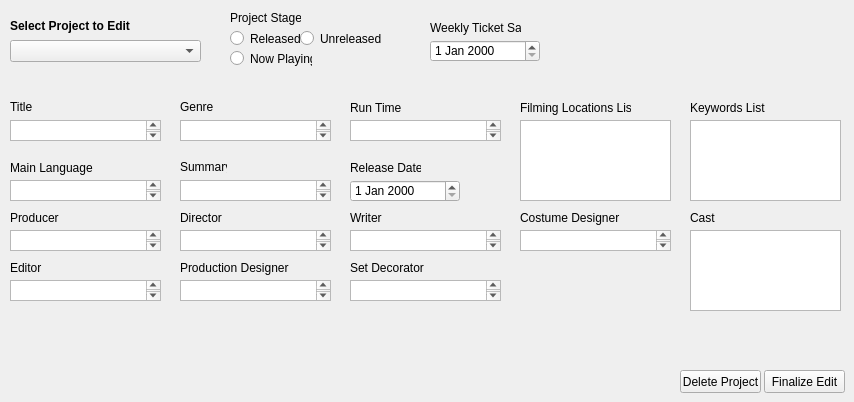
    <widget class="QWidget" name="editProjectTab">
     <attribute name="title">
      <string>Edit</string>
     </attribute>
     <widget class="QLabel" name="label_37">
      <property name="geometry">
       <rect>
        <x>10</x>
        <y>10</y>
        <width>171</width>
        <height>31</height>
       </rect>
      </property>
      <property name="font">
       <font>
        <weight>75</weight>
        <bold>true</bold>
       </font>
      </property>
      <property name="text">
       <string>Select Project to Edit</string>
      </property>
      <property name="wordWrap">
       <bool>true</bool>
      </property>
     </widget>
     <widget class="QComboBox" name="EditProjectList">
      <property name="geometry">
       <rect>
        <x>10</x>
        <y>40</y>
        <width>191</width>
        <height>22</height>
       </rect>
      </property>
     </widget>
     <widget class="QPushButton" name="finalizedEditButton">
      <property name="geometry">
       <rect>
        <x>764</x>
        <y>370</y>
        <width>81</width>
        <height>23</height>
       </rect>
      </property>
      <property name="text">
       <string>Finalize Edit</string>
      </property>
     </widget>
     <widget class="QLabel" name="label_16">
      <property name="geometry">
       <rect>
        <x>230</x>
        <y>10</y>
        <width>71</width>
        <height>16</height>
       </rect>
      </property>
      <property name="text">
       <string>Project Stage</string>
      </property>
     </widget>
     <widget class="QLabel" name="label_38">
      <property name="geometry">
       <rect>
        <x>520</x>
        <y>100</y>
        <width>111</width>
        <height>16</height>
       </rect>
      </property>
      <property name="text">
       <string>Filming Locations List</string>
      </property>
     </widget>
     <widget class="QLabel" name="label_39">
      <property name="geometry">
       <rect>
        <x>350</x>
        <y>160</y>
        <width>71</width>
        <height>16</height>
       </rect>
      </property>
      <property name="text">
       <string>Release Date</string>
      </property>
     </widget>
     <widget class="QLabel" name="label_40">
      <property name="geometry">
       <rect>
        <x>690</x>
        <y>210</y>
        <width>111</width>
        <height>16</height>
       </rect>
      </property>
      <property name="text">
       <string>Cast</string>
      </property>
     </widget>
     <widget class="QLabel" name="label_41">
      <property name="geometry">
       <rect>
        <x>180</x>
        <y>160</y>
        <width>47</width>
        <height>13</height>
       </rect>
      </property>
      <property name="text">
       <string>Summary</string>
      </property>
     </widget>
     <widget class="QTextEdit" name="textDirector_Edit">
      <property name="geometry">
       <rect>
        <x>180</x>
        <y>230</y>
        <width>151</width>
        <height>21</height>
       </rect>
      </property>
      <property name="html">
       <string>&lt;!DOCTYPE HTML PUBLIC &quot;-//W3C//DTD HTML 4.0//EN&quot; &quot;http://www.w3.org/TR/REC-html40/strict.dtd&quot;&gt;
&lt;html&gt;&lt;head&gt;&lt;meta name=&quot;qrichtext&quot; content=&quot;1&quot; /&gt;&lt;style type=&quot;text/css&quot;&gt;
p, li { white-space: pre-wrap; }
&lt;/style&gt;&lt;/head&gt;&lt;body style=&quot; font-family:'MS Shell Dlg 2'; font-size:8.1pt; font-weight:400; font-style:normal;&quot;&gt;
&lt;p style=&quot;-qt-paragraph-type:empty; margin-top:0px; margin-bottom:0px; margin-left:0px; margin-right:0px; -qt-block-indent:0; text-indent:0px; font-size:8.25pt;&quot;&gt;&lt;br /&gt;&lt;/p&gt;&lt;/body&gt;&lt;/html&gt;</string>
      </property>
     </widget>
     <widget class="QLabel" name="label_42">
      <property name="geometry">
       <rect>
        <x>10</x>
        <y>260</y>
        <width>111</width>
        <height>16</height>
       </rect>
      </property>
      <property name="text">
       <string>Editor</string>
      </property>
     </widget>
     <widget class="QLabel" name="label_43">
      <property name="geometry">
       <rect>
        <x>690</x>
        <y>100</y>
        <width>111</width>
        <height>16</height>
       </rect>
      </property>
      <property name="text">
       <string>Keywords List</string>
      </property>
     </widget>
     <widget class="QRadioButton" name="radioPlaying_Edit">
      <property name="geometry">
       <rect>
        <x>230</x>
        <y>50</y>
        <width>82</width>
        <height>17</height>
       </rect>
      </property>
      <property name="text">
       <string>Now Playing</string>
      </property>
     </widget>
     <widget class="QTextEdit" name="textCostumeDesigner_Edit">
      <property name="geometry">
       <rect>
        <x>520</x>
        <y>230</y>
        <width>151</width>
        <height>21</height>
       </rect>
      </property>
      <property name="html">
       <string>&lt;!DOCTYPE HTML PUBLIC &quot;-//W3C//DTD HTML 4.0//EN&quot; &quot;http://www.w3.org/TR/REC-html40/strict.dtd&quot;&gt;
&lt;html&gt;&lt;head&gt;&lt;meta name=&quot;qrichtext&quot; content=&quot;1&quot; /&gt;&lt;style type=&quot;text/css&quot;&gt;
p, li { white-space: pre-wrap; }
&lt;/style&gt;&lt;/head&gt;&lt;body style=&quot; font-family:'MS Shell Dlg 2'; font-size:8.1pt; font-weight:400; font-style:normal;&quot;&gt;
&lt;p style=&quot;-qt-paragraph-type:empty; margin-top:0px; margin-bottom:0px; margin-left:0px; margin-right:0px; -qt-block-indent:0; text-indent:0px; font-size:8.25pt;&quot;&gt;&lt;br /&gt;&lt;/p&gt;&lt;/body&gt;&lt;/html&gt;</string>
      </property>
     </widget>
     <widget class="QTextEdit" name="textWriter_Edit">
      <property name="geometry">
       <rect>
        <x>350</x>
        <y>230</y>
        <width>151</width>
        <height>21</height>
       </rect>
      </property>
      <property name="html">
       <string>&lt;!DOCTYPE HTML PUBLIC &quot;-//W3C//DTD HTML 4.0//EN&quot; &quot;http://www.w3.org/TR/REC-html40/strict.dtd&quot;&gt;
&lt;html&gt;&lt;head&gt;&lt;meta name=&quot;qrichtext&quot; content=&quot;1&quot; /&gt;&lt;style type=&quot;text/css&quot;&gt;
p, li { white-space: pre-wrap; }
&lt;/style&gt;&lt;/head&gt;&lt;body style=&quot; font-family:'MS Shell Dlg 2'; font-size:8.1pt; font-weight:400; font-style:normal;&quot;&gt;
&lt;p style=&quot;-qt-paragraph-type:empty; margin-top:0px; margin-bottom:0px; margin-left:0px; margin-right:0px; -qt-block-indent:0; text-indent:0px; font-size:8.25pt;&quot;&gt;&lt;br /&gt;&lt;/p&gt;&lt;/body&gt;&lt;/html&gt;</string>
      </property>
     </widget>
     <widget class="QTextEdit" name="textSetDecorator_Edit">
      <property name="geometry">
       <rect>
        <x>350</x>
        <y>280</y>
        <width>151</width>
        <height>21</height>
       </rect>
      </property>
      <property name="html">
       <string>&lt;!DOCTYPE HTML PUBLIC &quot;-//W3C//DTD HTML 4.0//EN&quot; &quot;http://www.w3.org/TR/REC-html40/strict.dtd&quot;&gt;
&lt;html&gt;&lt;head&gt;&lt;meta name=&quot;qrichtext&quot; content=&quot;1&quot; /&gt;&lt;style type=&quot;text/css&quot;&gt;
p, li { white-space: pre-wrap; }
&lt;/style&gt;&lt;/head&gt;&lt;body style=&quot; font-family:'MS Shell Dlg 2'; font-size:8.1pt; font-weight:400; font-style:normal;&quot;&gt;
&lt;p style=&quot;-qt-paragraph-type:empty; margin-top:0px; margin-bottom:0px; margin-left:0px; margin-right:0px; -qt-block-indent:0; text-indent:0px; font-size:8.25pt;&quot;&gt;&lt;br /&gt;&lt;/p&gt;&lt;/body&gt;&lt;/html&gt;</string>
      </property>
     </widget>
     <widget class="QLabel" name="label_44">
      <property name="geometry">
       <rect>
        <x>10</x>
        <y>100</y>
        <width>47</width>
        <height>13</height>
       </rect>
      </property>
      <property name="text">
       <string>Title</string>
      </property>
     </widget>
     <widget class="QTextEdit" name="textTitle_Edit">
      <property name="geometry">
       <rect>
        <x>10</x>
        <y>120</y>
        <width>151</width>
        <height>21</height>
       </rect>
      </property>
      <property name="html">
       <string>&lt;!DOCTYPE HTML PUBLIC &quot;-//W3C//DTD HTML 4.0//EN&quot; &quot;http://www.w3.org/TR/REC-html40/strict.dtd&quot;&gt;
&lt;html&gt;&lt;head&gt;&lt;meta name=&quot;qrichtext&quot; content=&quot;1&quot; /&gt;&lt;style type=&quot;text/css&quot;&gt;
p, li { white-space: pre-wrap; }
&lt;/style&gt;&lt;/head&gt;&lt;body style=&quot; font-family:'MS Shell Dlg 2'; font-size:8.1pt; font-weight:400; font-style:normal;&quot;&gt;
&lt;p style=&quot;-qt-paragraph-type:empty; margin-top:0px; margin-bottom:0px; margin-left:0px; margin-right:0px; -qt-block-indent:0; text-indent:0px; font-size:8.25pt;&quot;&gt;&lt;br /&gt;&lt;/p&gt;&lt;/body&gt;&lt;/html&gt;</string>
      </property>
     </widget>
     <widget class="QDateEdit" name="dateEditRelease_2">
      <property name="geometry">
       <rect>
        <x>350</x>
        <y>180</y>
        <width>110</width>
        <height>22</height>
       </rect>
      </property>
     </widget>
     <widget class="QTextEdit" name="textCastList_Edit">
      <property name="geometry">
       <rect>
        <x>690</x>
        <y>230</y>
        <width>151</width>
        <height>81</height>
       </rect>
      </property>
      <property name="html">
       <string>&lt;!DOCTYPE HTML PUBLIC &quot;-//W3C//DTD HTML 4.0//EN&quot; &quot;http://www.w3.org/TR/REC-html40/strict.dtd&quot;&gt;
&lt;html&gt;&lt;head&gt;&lt;meta name=&quot;qrichtext&quot; content=&quot;1&quot; /&gt;&lt;style type=&quot;text/css&quot;&gt;
p, li { white-space: pre-wrap; }
&lt;/style&gt;&lt;/head&gt;&lt;body style=&quot; font-family:'MS Shell Dlg 2'; font-size:8.1pt; font-weight:400; font-style:normal;&quot;&gt;
&lt;p style=&quot;-qt-paragraph-type:empty; margin-top:0px; margin-bottom:0px; margin-left:0px; margin-right:0px; -qt-block-indent:0; text-indent:0px; font-size:8.25pt;&quot;&gt;&lt;br /&gt;&lt;/p&gt;&lt;/body&gt;&lt;/html&gt;</string>
      </property>
     </widget>
     <widget class="QRadioButton" name="radioReleased_Edit">
      <property name="geometry">
       <rect>
        <x>230</x>
        <y>30</y>
        <width>82</width>
        <height>17</height>
       </rect>
      </property>
      <property name="text">
       <string>Released</string>
      </property>
     </widget>
     <widget class="QTextEdit" name="textMainLanguage_Edit">
      <property name="geometry">
       <rect>
        <x>10</x>
        <y>180</y>
        <width>151</width>
        <height>21</height>
       </rect>
      </property>
      <property name="html">
       <string>&lt;!DOCTYPE HTML PUBLIC &quot;-//W3C//DTD HTML 4.0//EN&quot; &quot;http://www.w3.org/TR/REC-html40/strict.dtd&quot;&gt;
&lt;html&gt;&lt;head&gt;&lt;meta name=&quot;qrichtext&quot; content=&quot;1&quot; /&gt;&lt;style type=&quot;text/css&quot;&gt;
p, li { white-space: pre-wrap; }
&lt;/style&gt;&lt;/head&gt;&lt;body style=&quot; font-family:'MS Shell Dlg 2'; font-size:8.1pt; font-weight:400; font-style:normal;&quot;&gt;
&lt;p style=&quot;-qt-paragraph-type:empty; margin-top:0px; margin-bottom:0px; margin-left:0px; margin-right:0px; -qt-block-indent:0; text-indent:0px; font-size:8.25pt;&quot;&gt;&lt;br /&gt;&lt;/p&gt;&lt;/body&gt;&lt;/html&gt;</string>
      </property>
     </widget>
     <widget class="QLabel" name="label_46">
      <property name="geometry">
       <rect>
        <x>350</x>
        <y>100</y>
        <width>91</width>
        <height>16</height>
       </rect>
      </property>
      <property name="text">
       <string>Run Time</string>
      </property>
     </widget>
     <widget class="QTextEdit" name="textFilmLocationList_Edit">
      <property name="geometry">
       <rect>
        <x>520</x>
        <y>120</y>
        <width>151</width>
        <height>81</height>
       </rect>
      </property>
      <property name="html">
       <string>&lt;!DOCTYPE HTML PUBLIC &quot;-//W3C//DTD HTML 4.0//EN&quot; &quot;http://www.w3.org/TR/REC-html40/strict.dtd&quot;&gt;
&lt;html&gt;&lt;head&gt;&lt;meta name=&quot;qrichtext&quot; content=&quot;1&quot; /&gt;&lt;style type=&quot;text/css&quot;&gt;
p, li { white-space: pre-wrap; }
&lt;/style&gt;&lt;/head&gt;&lt;body style=&quot; font-family:'MS Shell Dlg 2'; font-size:8.1pt; font-weight:400; font-style:normal;&quot;&gt;
&lt;p style=&quot;-qt-paragraph-type:empty; margin-top:0px; margin-bottom:0px; margin-left:0px; margin-right:0px; -qt-block-indent:0; text-indent:0px; font-size:8.25pt;&quot;&gt;&lt;br /&gt;&lt;/p&gt;&lt;/body&gt;&lt;/html&gt;</string>
      </property>
     </widget>
     <widget class="QTextEdit" name="textEditor_Edit">
      <property name="geometry">
       <rect>
        <x>10</x>
        <y>280</y>
        <width>151</width>
        <height>21</height>
       </rect>
      </property>
      <property name="html">
       <string>&lt;!DOCTYPE HTML PUBLIC &quot;-//W3C//DTD HTML 4.0//EN&quot; &quot;http://www.w3.org/TR/REC-html40/strict.dtd&quot;&gt;
&lt;html&gt;&lt;head&gt;&lt;meta name=&quot;qrichtext&quot; content=&quot;1&quot; /&gt;&lt;style type=&quot;text/css&quot;&gt;
p, li { white-space: pre-wrap; }
&lt;/style&gt;&lt;/head&gt;&lt;body style=&quot; font-family:'MS Shell Dlg 2'; font-size:8.1pt; font-weight:400; font-style:normal;&quot;&gt;
&lt;p style=&quot;-qt-paragraph-type:empty; margin-top:0px; margin-bottom:0px; margin-left:0px; margin-right:0px; -qt-block-indent:0; text-indent:0px; font-size:8.25pt;&quot;&gt;&lt;br /&gt;&lt;/p&gt;&lt;/body&gt;&lt;/html&gt;</string>
      </property>
     </widget>
     <widget class="QLabel" name="label_47">
      <property name="geometry">
       <rect>
        <x>180</x>
        <y>210</y>
        <width>111</width>
        <height>16</height>
       </rect>
      </property>
      <property name="text">
       <string>Director</string>
      </property>
     </widget>
     <widget class="QLabel" name="label_48">
      <property name="geometry">
       <rect>
        <x>350</x>
        <y>260</y>
        <width>111</width>
        <height>16</height>
       </rect>
      </property>
      <property name="text">
       <string>Set Decorator</string>
      </property>
     </widget>
     <widget class="QTextEdit" name="textRunTime_Edit">
      <property name="geometry">
       <rect>
        <x>350</x>
        <y>120</y>
        <width>151</width>
        <height>21</height>
       </rect>
      </property>
      <property name="html">
       <string>&lt;!DOCTYPE HTML PUBLIC &quot;-//W3C//DTD HTML 4.0//EN&quot; &quot;http://www.w3.org/TR/REC-html40/strict.dtd&quot;&gt;
&lt;html&gt;&lt;head&gt;&lt;meta name=&quot;qrichtext&quot; content=&quot;1&quot; /&gt;&lt;style type=&quot;text/css&quot;&gt;
p, li { white-space: pre-wrap; }
&lt;/style&gt;&lt;/head&gt;&lt;body style=&quot; font-family:'MS Shell Dlg 2'; font-size:8.1pt; font-weight:400; font-style:normal;&quot;&gt;
&lt;p style=&quot;-qt-paragraph-type:empty; margin-top:0px; margin-bottom:0px; margin-left:0px; margin-right:0px; -qt-block-indent:0; text-indent:0px; font-size:8.25pt;&quot;&gt;&lt;br /&gt;&lt;/p&gt;&lt;/body&gt;&lt;/html&gt;</string>
      </property>
     </widget>
     <widget class="QTextEdit" name="textGenre_Edit">
      <property name="geometry">
       <rect>
        <x>180</x>
        <y>120</y>
        <width>151</width>
        <height>21</height>
       </rect>
      </property>
      <property name="html">
       <string>&lt;!DOCTYPE HTML PUBLIC &quot;-//W3C//DTD HTML 4.0//EN&quot; &quot;http://www.w3.org/TR/REC-html40/strict.dtd&quot;&gt;
&lt;html&gt;&lt;head&gt;&lt;meta name=&quot;qrichtext&quot; content=&quot;1&quot; /&gt;&lt;style type=&quot;text/css&quot;&gt;
p, li { white-space: pre-wrap; }
&lt;/style&gt;&lt;/head&gt;&lt;body style=&quot; font-family:'MS Shell Dlg 2'; font-size:8.1pt; font-weight:400; font-style:normal;&quot;&gt;
&lt;p style=&quot;-qt-paragraph-type:empty; margin-top:0px; margin-bottom:0px; margin-left:0px; margin-right:0px; -qt-block-indent:0; text-indent:0px; font-size:8.25pt;&quot;&gt;&lt;br /&gt;&lt;/p&gt;&lt;/body&gt;&lt;/html&gt;</string>
      </property>
     </widget>
     <widget class="QTextEdit" name="textProducer_Edit">
      <property name="geometry">
       <rect>
        <x>10</x>
        <y>230</y>
        <width>151</width>
        <height>21</height>
       </rect>
      </property>
      <property name="html">
       <string>&lt;!DOCTYPE HTML PUBLIC &quot;-//W3C//DTD HTML 4.0//EN&quot; &quot;http://www.w3.org/TR/REC-html40/strict.dtd&quot;&gt;
&lt;html&gt;&lt;head&gt;&lt;meta name=&quot;qrichtext&quot; content=&quot;1&quot; /&gt;&lt;style type=&quot;text/css&quot;&gt;
p, li { white-space: pre-wrap; }
&lt;/style&gt;&lt;/head&gt;&lt;body style=&quot; font-family:'MS Shell Dlg 2'; font-size:8.1pt; font-weight:400; font-style:normal;&quot;&gt;
&lt;p style=&quot;-qt-paragraph-type:empty; margin-top:0px; margin-bottom:0px; margin-left:0px; margin-right:0px; -qt-block-indent:0; text-indent:0px; font-size:8.25pt;&quot;&gt;&lt;br /&gt;&lt;/p&gt;&lt;/body&gt;&lt;/html&gt;</string>
      </property>
     </widget>
     <widget class="QLabel" name="label_49">
      <property name="geometry">
       <rect>
        <x>180</x>
        <y>100</y>
        <width>47</width>
        <height>13</height>
       </rect>
      </property>
      <property name="text">
       <string>Genre</string>
      </property>
     </widget>
     <widget class="QTextEdit" name="textKeywordsList_Edit">
      <property name="geometry">
       <rect>
        <x>690</x>
        <y>120</y>
        <width>151</width>
        <height>81</height>
       </rect>
      </property>
      <property name="html">
       <string>&lt;!DOCTYPE HTML PUBLIC &quot;-//W3C//DTD HTML 4.0//EN&quot; &quot;http://www.w3.org/TR/REC-html40/strict.dtd&quot;&gt;
&lt;html&gt;&lt;head&gt;&lt;meta name=&quot;qrichtext&quot; content=&quot;1&quot; /&gt;&lt;style type=&quot;text/css&quot;&gt;
p, li { white-space: pre-wrap; }
&lt;/style&gt;&lt;/head&gt;&lt;body style=&quot; font-family:'MS Shell Dlg 2'; font-size:8.1pt; font-weight:400; font-style:normal;&quot;&gt;
&lt;p style=&quot;-qt-paragraph-type:empty; margin-top:0px; margin-bottom:0px; margin-left:0px; margin-right:0px; -qt-block-indent:0; text-indent:0px; font-size:8.25pt;&quot;&gt;&lt;br /&gt;&lt;/p&gt;&lt;/body&gt;&lt;/html&gt;</string>
      </property>
     </widget>
     <widget class="QRadioButton" name="radioUnreleased_Edit">
      <property name="geometry">
       <rect>
        <x>300</x>
        <y>30</y>
        <width>82</width>
        <height>17</height>
       </rect>
      </property>
      <property name="text">
       <string>Unreleased</string>
      </property>
     </widget>
     <widget class="QLabel" name="label_50">
      <property name="geometry">
       <rect>
        <x>520</x>
        <y>210</y>
        <width>111</width>
        <height>16</height>
       </rect>
      </property>
      <property name="text">
       <string>Costume Designer</string>
      </property>
     </widget>
     <widget class="QLabel" name="label_51">
      <property name="geometry">
       <rect>
        <x>180</x>
        <y>260</y>
        <width>111</width>
        <height>16</height>
       </rect>
      </property>
      <property name="text">
       <string>Production Designer</string>
      </property>
     </widget>
     <widget class="QWidget" name="widget_2" native="true">
      <property name="geometry">
       <rect>
        <x>420</x>
        <y>10</y>
        <width>131</width>
        <height>61</height>
       </rect>
      </property>
      <widget class="QLabel" name="ticketSaleLBL_Edit">
       <property name="geometry">
        <rect>
         <x>10</x>
         <y>10</y>
         <width>91</width>
         <height>16</height>
        </rect>
       </property>
       <property name="text">
        <string>Weekly Ticket Sale</string>
       </property>
      </widget>
      <widget class="QDateEdit" name="dateEditSale_Edit">
       <property name="geometry">
        <rect>
         <x>10</x>
         <y>30</y>
         <width>110</width>
         <height>22</height>
        </rect>
       </property>
      </widget>
     </widget>
     <widget class="QLabel" name="label_52">
      <property name="geometry">
       <rect>
        <x>10</x>
        <y>210</y>
        <width>111</width>
        <height>16</height>
       </rect>
      </property>
      <property name="text">
       <string>Producer</string>
      </property>
     </widget>
     <widget class="QTextEdit" name="textProductionDesigner_Edit">
      <property name="geometry">
       <rect>
        <x>180</x>
        <y>280</y>
        <width>151</width>
        <height>21</height>
       </rect>
      </property>
      <property name="html">
       <string>&lt;!DOCTYPE HTML PUBLIC &quot;-//W3C//DTD HTML 4.0//EN&quot; &quot;http://www.w3.org/TR/REC-html40/strict.dtd&quot;&gt;
&lt;html&gt;&lt;head&gt;&lt;meta name=&quot;qrichtext&quot; content=&quot;1&quot; /&gt;&lt;style type=&quot;text/css&quot;&gt;
p, li { white-space: pre-wrap; }
&lt;/style&gt;&lt;/head&gt;&lt;body style=&quot; font-family:'MS Shell Dlg 2'; font-size:8.1pt; font-weight:400; font-style:normal;&quot;&gt;
&lt;p style=&quot;-qt-paragraph-type:empty; margin-top:0px; margin-bottom:0px; margin-left:0px; margin-right:0px; -qt-block-indent:0; text-indent:0px; font-size:8.25pt;&quot;&gt;&lt;br /&gt;&lt;/p&gt;&lt;/body&gt;&lt;/html&gt;</string>
      </property>
     </widget>
     <widget class="QLabel" name="label_53">
      <property name="geometry">
       <rect>
        <x>10</x>
        <y>160</y>
        <width>91</width>
        <height>16</height>
       </rect>
      </property>
      <property name="text">
       <string>Main Language</string>
      </property>
     </widget>
     <widget class="QTextEdit" name="textSummary_Edit">
      <property name="geometry">
       <rect>
        <x>180</x>
        <y>180</y>
        <width>151</width>
        <height>21</height>
       </rect>
      </property>
      <property name="html">
       <string>&lt;!DOCTYPE HTML PUBLIC &quot;-//W3C//DTD HTML 4.0//EN&quot; &quot;http://www.w3.org/TR/REC-html40/strict.dtd&quot;&gt;
&lt;html&gt;&lt;head&gt;&lt;meta name=&quot;qrichtext&quot; content=&quot;1&quot; /&gt;&lt;style type=&quot;text/css&quot;&gt;
p, li { white-space: pre-wrap; }
&lt;/style&gt;&lt;/head&gt;&lt;body style=&quot; font-family:'MS Shell Dlg 2'; font-size:8.1pt; font-weight:400; font-style:normal;&quot;&gt;
&lt;p style=&quot;-qt-paragraph-type:empty; margin-top:0px; margin-bottom:0px; margin-left:0px; margin-right:0px; -qt-block-indent:0; text-indent:0px; font-size:8.25pt;&quot;&gt;&lt;br /&gt;&lt;/p&gt;&lt;/body&gt;&lt;/html&gt;</string>
      </property>
     </widget>
     <widget class="QLabel" name="label_54">
      <property name="geometry">
       <rect>
        <x>350</x>
        <y>210</y>
        <width>111</width>
        <height>16</height>
       </rect>
      </property>
      <property name="text">
       <string>Writer</string>
      </property>
     </widget>
     <widget class="QPushButton" name="pushButton_7">
      <property name="geometry">
       <rect>
        <x>680</x>
        <y>370</y>
        <width>81</width>
        <height>23</height>
       </rect>
      </property>
      <property name="text">
       <string>Delete Project</string>
      </property>
     </widget>
    </widget>
